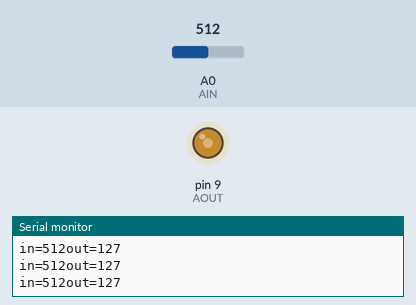
Simulated run of this sketch. Board: Arduino Uno, built with avr-gcc and run on an emulated ATmega328P. On the bench: output pins drawn as LEDs (lit = HIGH), the last lines printed to the serial monitor. The test bench sets the inputs (shaded band); at power-on: A0 (AIN) = 512.

Above: at 1.2 s.
1.3 s: A0 (AIN) set to 716
At 2.7 s:
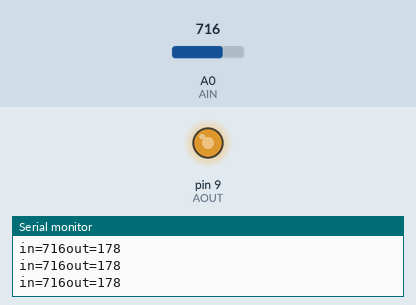
3.0 s: A0 (AIN) set to 900
At 4.2 s:
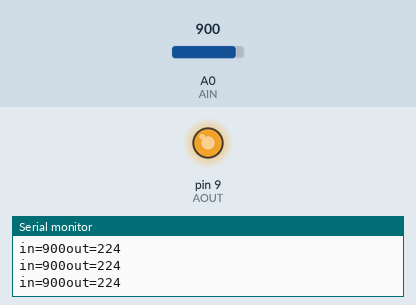
4.5 s: A0 (AIN) set to 122
At 5.4 s:
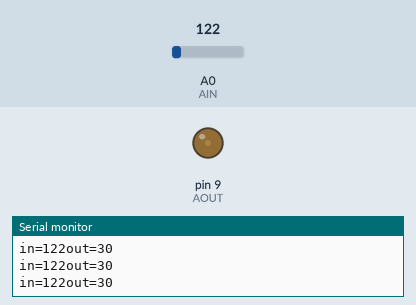
6.0 s: A0 (AIN) set to 0
At 6.7 s:
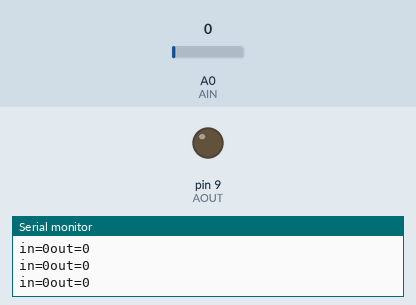
7.5 s: A0 (AIN) set to 511
At 7.9 s:
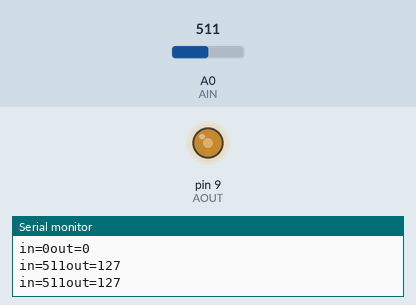
Timing chart, 0 to 10.0 s (numbered marks = the images above; inputs shaded):
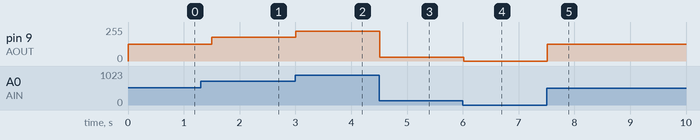

The sketch:

analogInOutPwm.ino
```cpp
const int AIN = A0;
const int AOUT = 9;
int in;
int out;

void setup() {
    Serial.begin(9600);
    Serial.println("Begin.");
    pinMode(AIN, INPUT);
    pinMode(AOUT, OUTPUT);

}

void loop() {
      in = analogRead(AIN);
      out = map(in,0,1023,0,255);
      analogWrite(AOUT, out);

      Serial.print("in=");
      Serial.print(in);
      Serial.print("out=");
      Serial.println(out);
      delay(250);
}
```

Measured:
- after the input at 1.3 s, pin 9 (AOUT): 127/255 → 178/255 after 0.20 s
- after the input at 3.0 s, pin 9 (AOUT): 178/255 → 224/255 at once
- after the input at 4.5 s, pin 9 (AOUT): 224/255 → 30/255 at once
- after the input at 6.0 s, pin 9 (AOUT): 30/255 → 0/255 at once
- after the input at 7.5 s, pin 9 (AOUT): 0/255 → 127/255 at once
